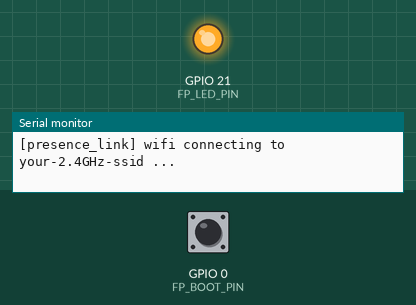
Recording of a sketch running on a simulated Seeed XIAO ESP32-S3. Shown: output pins drawn as LEDs (lit = HIGH), the last lines printed to the serial monitor. The inputs (shaded band) are chosen by the test bench; at power-on: GPIO 0 (FP_BOOT_PIN) HIGH. WiFi joins after 1.5 s; servers stay silent unless stated; no MQTT or app messages arrive unless stated.

Above: at 1.7 s.
1.8 s: GPIO 0 (FP_BOOT_PIN) pulled LOW for 0.15 s
At 2.7 s:
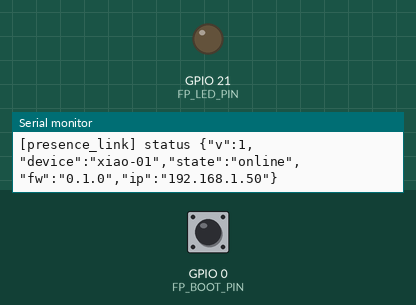
4.9 s: GPIO 0 (FP_BOOT_PIN) pulled LOW for 1 s
At 8.5 s:
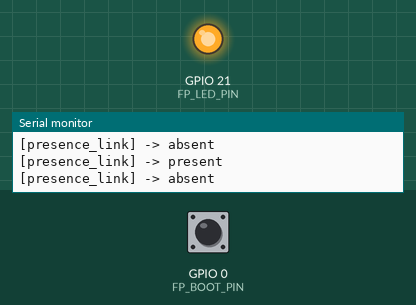
8.8 s: GPIO 0 (FP_BOOT_PIN) pulled LOW for 3.2 s
At 9.4 s:
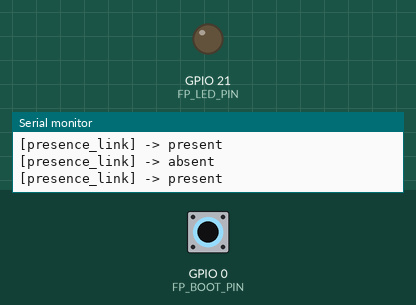
Timing chart, 0 to 15.0 s (numbered marks = the images above; inputs shaded):
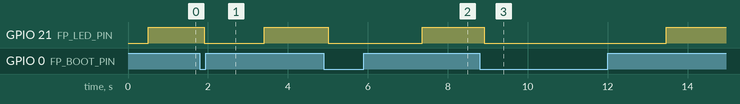

Measured:
- after the input at 1.8 s, GPIO 21 (FP_LED_PIN): HIGH → LOW after 0.11 s, → HIGH 1.5 s later
- after the input at 4.9 s, GPIO 21 (FP_LED_PIN): HIGH → LOW after 0.11 s, → HIGH 2.4 s later
- after the input at 8.8 s, GPIO 21 (FP_LED_PIN): HIGH → LOW after 0.11 s, → HIGH 4.6 s later

The sketch:

face_pause.ino
```cpp
// esp32-face-pause 펌웨어 진입점 (팀원 2)
// face_sensor(팀원 1) 와 presence_link(팀원 2) 를 큐 하나로 연결하는 유일한 지점.
// 실제 일은 두 FreeRTOS 태스크가 하고, loop() 는 비워 둔다.
//
// 처음이라면: config.example.h 를 config.h 로 복사해서 Wi-Fi·노트북 IP 를 채운 뒤 업로드.
#include "config.h"
#include "face_result.h"
#include "face_sensor.h"
#include "presence_link.h"

static QueueHandle_t g_face_queue;

void setup()
{
    Serial.begin(115200);
    delay(500);
    Serial.printf("\n[face_pause] fw %s, device %s, psram %s\n",
                  FP_FW_VERSION, FP_DEVICE_ID, psramFound() ? "OK" : "NOT FOUND (Tools > PSRAM > OPI PSRAM)");

    // 길이 1: 항상 최신 결과 하나만 (face_sensor 가 xQueueOverwrite 로 덮어씀)
    g_face_queue = xQueueCreate(1, sizeof(face_result_t));

    presence_link_start(g_face_queue);   // 먼저: Wi-Fi 접속 시작, LED

    FaceSensorStatus st = face_sensor_start(g_face_queue);
    if (st != FS_OK) {
        Serial.printf("[face_pause] face_sensor_start failed: %s\n", face_sensor_status_str(st));
        presence_link_report_sensor_error(face_sensor_status_str(st));
    }
}

void loop()
{
    vTaskDelay(pdMS_TO_TICKS(1000));
}
```

debounce.cpp
```cpp
// 팀원 2: 디바운스 상태 머신 구현
// 완료 기준: docker compose run --rm fw sh test.sh  → 전부 PASS
#include "debounce.h"

void debounce_init(Debouncer *d, DebounceConfig cfg)
{
    d->cfg = cfg;
    d->state = PRESENCE_ABSENT;
    d->hit_streak = 0;
    d->last_seen_ms = 0;
}

// PRESENT 이고 마지막 검출 후 absent_ms 가 지났으면 → ABSENT.
// millis() 는 약 49일마다 0으로 돌아가므로 시각끼리 대소 비교하지 않고 경과 시간(뺄셈)으로 비교한다.
static bool check_absent_timeout(Debouncer *d, uint32_t now_ms)
{
    if (d->state == PRESENCE_PRESENT && (uint32_t)(now_ms - d->last_seen_ms) >= d->cfg.absent_ms) {
        d->state = PRESENCE_ABSENT;
        return true;
    }
    return false;
}

bool debounce_update(Debouncer *d, bool detected, uint32_t now_ms)
{
    if (!detected) {
        d->hit_streak = 0;
        return check_absent_timeout(d, now_ms);
    }

    d->last_seen_ms = now_ms;
    if (d->hit_streak < UINT8_MAX) d->hit_streak++;   // 계속 보이면 255에서 멈춤 (0으로 돌아가지 않게)

    if (d->state == PRESENCE_ABSENT && d->hit_streak >= d->cfg.present_frames) {
        d->state = PRESENCE_PRESENT;
        return true;
    }
    return false;
}

bool debounce_tick(Debouncer *d, uint32_t now_ms)
{
    // 프레임 없이 시간만 흐른 경우 (센서가 멈췄거나 느릴 때)
    return check_absent_timeout(d, now_ms);
}
```

debounce.h
```cpp
// 팀원 2: 디바운스 상태 머신 (docs/01-architecture.md §4)
// Arduino에 의존하지 않는 순수 로직 → PC에서 단위 테스트 (firmware/test.sh)
#pragma once

#include <stdbool.h>
#include <stdint.h>

enum PresenceState {
    PRESENCE_ABSENT = 0,
    PRESENCE_PRESENT = 1,
};

struct DebounceConfig {
    uint8_t  present_frames;  // 연속 N프레임 검출 → PRESENT   (FP_PRESENT_FRAMES)
    uint32_t absent_ms;       // 마지막 검출 후 N ms 없음 → ABSENT (FP_ABSENT_MS)
};

struct Debouncer {
    DebounceConfig cfg;
    PresenceState  state;
    uint8_t        hit_streak;    // 연속 검출 프레임 수
    uint32_t       last_seen_ms;  // 마지막으로 얼굴이 검출된 시각
};

// 초기 상태는 ABSENT
void debounce_init(Debouncer *d, DebounceConfig cfg);

// 프레임 결과가 들어올 때마다 호출. 상태가 바뀌었으면 true.
bool debounce_update(Debouncer *d, bool detected, uint32_t now_ms);

// 프레임이 안 들어올 때도 주기적으로 호출 (ABSENT 타임아웃 확인). 상태가 바뀌었으면 true.
bool debounce_tick(Debouncer *d, uint32_t now_ms);

static inline const char *presence_state_str(PresenceState s)
{
    return s == PRESENCE_PRESENT ? "present" : "absent";
}
```

face_result.h
```cpp
// ★ 계약 (공동 소유): face_sensor(팀원 1) → presence_link(팀원 2) 로 넘기는 쪽지 양식
// 수정 시 [contract] 커밋 + 두 사람 모두 확인. 필드 추가만 허용, 이름 변경·삭제 금지. (docs/03-messages.md §5)
#pragma once

#include <stdbool.h>
#include <stdint.h>

typedef struct {
    bool     detected;     // score >= FP_SCORE_THRESHOLD 인 얼굴이 1개 이상
    uint8_t  count;        // 검출된 얼굴 수 (FOMO 중심점 개수)
    float    best_score;   // 가장 높은 점수 0~1 (없으면 0)
    uint16_t infer_ms;     // 이번 프레임 추론 시간
    uint32_t frame_id;     // 1씩 증가
    uint32_t ts_ms;        // millis()
} face_result_t;
```

face_sensor.cpp
```cpp
// 팀원 1: 카메라 + Edge Impulse FOMO 얼굴 검출
// config.h 에서 FP_SENSOR_STUB 0 일 때만 컴파일된다. (1이면 face_sensor_stub.cpp 가 대신 쓰임)
// 참고: docs/05-face-model.md, Edge Impulse 라이브러리의 examples/esp32/esp32_camera
#include "config.h"

#if !FP_SENSOR_STUB

// 내보낸 라이브러리의 헤더 이름과 같아야 한다:
//   firmware/libraries/<라이브러리 폴더>/src/*_inferencing.h
// 이름이 다르면 컴파일 에러 "No such file or directory" → 이 줄만 고친다.
#include <Face_detection_-_FOMO_inferencing.h>
#include "edge-impulse-sdk/dsp/image/image.hpp"

#include "face_sensor.h"
#include "camera_pins.h"
#include "esp_camera.h"
#include "img_converters.h"

#if !defined(EI_CLASSIFIER_SENSOR) || EI_CLASSIFIER_SENSOR != EI_CLASSIFIER_SENSOR_CAMERA
#error "카메라 모델 라이브러리가 아니다. Edge Impulse에서 Face detection - FOMO 프로젝트로 다시 내보낼 것"
#endif
#if !EI_CLASSIFIER_OBJECT_DETECTION
#error "물체 검출(FOMO) 모델이 아니다. bounding_boxes 를 쓸 수 없음"
#endif

// 카메라 원본 크기 (FRAMESIZE_QQVGA 와 같아야 함). 모델은 어차피 96x96 이라 QVGA(320x240) 대신 써서 JPEG 디코딩 시간을 줄인다
// JPEG → RGB888 변환을 이 크기 그대로 버퍼에 한 뒤, 같은 버퍼 안에서 96x96 으로 줄인다.
#define EI_CAMERA_RAW_FRAME_BUFFER_COLS  160
#define EI_CAMERA_RAW_FRAME_BUFFER_ROWS  120
#define EI_CAMERA_FRAME_BYTE_SIZE        3

static QueueHandle_t s_out_queue;
static uint8_t *s_snapshot_buf;   // 160x120x3 = 56KB, PSRAM. 카메라 이미지는 이 버퍼 밖으로 나가지 않는다 (N2)

static bool camera_init()
{
    camera_config_t config = {};
    config.pin_pwdn = PWDN_GPIO_NUM;
    config.pin_reset = RESET_GPIO_NUM;
    config.pin_xclk = XCLK_GPIO_NUM;
    config.pin_sccb_sda = SIOD_GPIO_NUM;
    config.pin_sccb_scl = SIOC_GPIO_NUM;
    config.pin_d7 = Y9_GPIO_NUM;
    config.pin_d6 = Y8_GPIO_NUM;
    config.pin_d5 = Y7_GPIO_NUM;
    config.pin_d4 = Y6_GPIO_NUM;
    config.pin_d3 = Y5_GPIO_NUM;
    config.pin_d2 = Y4_GPIO_NUM;
    config.pin_d1 = Y3_GPIO_NUM;
    config.pin_d0 = Y2_GPIO_NUM;
    config.pin_vsync = VSYNC_GPIO_NUM;
    config.pin_href = HREF_GPIO_NUM;
    config.pin_pclk = PCLK_GPIO_NUM;
    config.xclk_freq_hz = 20000000;
    config.ledc_timer = LEDC_TIMER_0;
    config.ledc_channel = LEDC_CHANNEL_0;
    config.pixel_format = PIXFORMAT_JPEG;       // Edge Impulse 예제 방식: JPEG → RGB888 변환 → 96x96 리사이즈
    config.frame_size = FRAMESIZE_QQVGA;        // 160x120 (QVGA 320x240 은 infer 약 238ms)
    config.jpeg_quality = 12;
    config.fb_count = 2;                        // 추론하는 동안 다음 프레임을 미리 찍어 둔다 (대기 시간 단축)
    config.fb_location = CAMERA_FB_IN_PSRAM;
    config.grab_mode = CAMERA_GRAB_LATEST;      // 추론이 늦어도 항상 최신 프레임

    esp_err_t err = esp_camera_init(&config);
    if (err != ESP_OK) {
        Serial.printf("[face_sensor] camera init failed: 0x%x\n", err);
        return false;
    }
    sensor_t *s = esp_camera_sensor_get();
    Serial.printf("[face_sensor] camera PID 0x%x\n", s ? s->id.PID : 0);
    // OV3660 은 위아래가 뒤집혀 나온다 → 거꾸로 된 얼굴은 검출 안 됨 (Edge Impulse 예제·CameraWebServer 와 같은 보정)
    if (s && s->id.PID == OV3660_PID) {
        s->set_vflip(s, 1);
        s->set_brightness(s, 1);
        s->set_saturation(s, 0);
    }
    return true;
}

// 예제의 ei_camera_capture() 와 같다. 한 프레임 → s_snapshot_buf 앞부분에 96x96 RGB888
static bool camera_capture(uint32_t img_width, uint32_t img_height)
{
    camera_fb_t *fb = esp_camera_fb_get();
    if (!fb) {
        Serial.println("[face_sensor] capture failed");
        return false;
    }
    bool converted = fmt2rgb888(fb->buf, fb->len, PIXFORMAT_JPEG, s_snapshot_buf);
    esp_camera_fb_return(fb);
    if (!converted) {
        Serial.println("[face_sensor] jpeg->rgb888 failed");
        return false;
    }

    if (img_width != EI_CAMERA_RAW_FRAME_BUFFER_COLS || img_height != EI_CAMERA_RAW_FRAME_BUFFER_ROWS) {
        ei::image::processing::crop_and_interpolate_rgb888(
            s_snapshot_buf, EI_CAMERA_RAW_FRAME_BUFFER_COLS, EI_CAMERA_RAW_FRAME_BUFFER_ROWS,
            s_snapshot_buf, img_width, img_height);
    }
    return true;
}

// run_classifier 가 픽셀을 꺼내 갈 때 부르는 함수 (예제의 ei_camera_get_data 와 같다)
static int camera_get_data(size_t offset, size_t length, float *out_ptr)
{
    size_t pixel_ix = offset * 3;
    for (size_t i = 0; i < length; i++) {
        // fmt2rgb888 은 실제로 BGR 순서로 쓴다 → RGB 로 뒤집어 0xRRGGBB 로 묶는다
        // https://github.com/espressif/esp32-camera/issues/379
        out_ptr[i] = (s_snapshot_buf[pixel_ix + 2] << 16) + (s_snapshot_buf[pixel_ix + 1] << 8) + s_snapshot_buf[pixel_ix];
        pixel_ix += 3;
    }
    return 0;
}

static void face_task(void *arg)
{
    (void)arg;
    uint32_t frame_id = 0;
    for (;;) {
        uint32_t t0 = millis();

        // 실패하면 결과를 보내지 않는다. 계속 실패하면 presence_link 가 FP_SENSOR_TIMEOUT_MS 로 알아챈다.
        if (!camera_capture(EI_CLASSIFIER_INPUT_WIDTH, EI_CLASSIFIER_INPUT_HEIGHT)) {
            vTaskDelay(pdMS_TO_TICKS(100));
            continue;
        }

        ei::signal_t signal;
        signal.total_length = EI_CLASSIFIER_INPUT_WIDTH * EI_CLASSIFIER_INPUT_HEIGHT;
        signal.get_data = &camera_get_data;

        ei_impulse_result_t result = {};
        EI_IMPULSE_ERROR err = run_classifier(&signal, &result, false);
        if (err != EI_IMPULSE_OK) {
            Serial.printf("[face_sensor] run_classifier failed: %d\n", err);
            vTaskDelay(pdMS_TO_TICKS(100));
            continue;
        }

        // FOMO: bounding_boxes = 얼굴 중심점 목록. 점수가 임계값 이상인 것만 얼굴로 센다.
        face_result_t r = {};
        for (size_t i = 0; i < result.bounding_boxes_count; i++) {
            const ei_impulse_result_bounding_box_t &bb = result.bounding_boxes[i];
            if (bb.value < FP_SCORE_THRESHOLD) {
                continue;
            }
            if (r.count < UINT8_MAX) {
                r.count++;
            }
            if (bb.value > r.best_score) {
                r.best_score = bb.value;
            }
        }

        r.detected = r.count > 0;
        r.infer_ms = (uint16_t)(millis() - t0);   // 캡처 + 변환 + 추론 전체
        r.frame_id = ++frame_id;
        r.ts_ms = millis();
        xQueueOverwrite(s_out_queue, &r);

        // presence_link 는 첫 결과가 FP_SENSOR_TIMEOUT_MS 안에 와야 sensor_timeout 을 띄우지 않는다
        if (r.frame_id == 1) {
            Serial.printf("[face_sensor] first result at %lums after boot\n", (unsigned long)r.ts_ms);
        }

#if FP_SENSOR_LOG
        Serial.printf("[face_sensor] #%lu faces=%u score=%.2f infer=%ums (dsp %dms, nn %dms)\n",
                      (unsigned long)r.frame_id, r.count, r.best_score, r.infer_ms,
                      result.timing.dsp, result.timing.classification);
#endif
        vTaskDelay(1);   // 다른 태스크(와치독)에 양보
    }
}

FaceSensorStatus face_sensor_start(QueueHandle_t out_queue)
{
    s_out_queue = out_queue;
    if (!camera_init()) {
        return FS_CAMERA_INIT;
    }

    // fmt2rgb888 이 원본 크기(160x120)로 쓰기 때문에 96x96 이 아니라 원본 크기만큼 필요하다.
    s_snapshot_buf = (uint8_t *)ps_malloc(EI_CAMERA_RAW_FRAME_BUFFER_COLS * EI_CAMERA_RAW_FRAME_BUFFER_ROWS * EI_CAMERA_FRAME_BYTE_SIZE);
    if (!s_snapshot_buf) {
        Serial.println("[face_sensor] snapshot buffer alloc failed (PSRAM: OPI PSRAM 켜져 있나?)");
        return FS_MODEL_INIT;
    }
    Serial.printf("[face_sensor] model %dx%d, threshold %.2f\n",
                  EI_CLASSIFIER_INPUT_WIDTH, EI_CLASSIFIER_INPUT_HEIGHT, FP_SCORE_THRESHOLD);

    // 추론은 스택을 많이 쓴다. 와치독/스택 오버플로가 나면 크기를 늘린다.
    xTaskCreatePinnedToCore(face_task, "face_sensor", 16384, NULL, 5, NULL, 1);
    return FS_OK;
}

#endif  // !FP_SENSOR_STUB
```

face_sensor.h
```cpp
// 팀원 1 제공: 카메라 + 얼굴 검출 (docs/03-messages.md §5)
// Wi-Fi·MQTT는 전혀 모른다. 프레임마다 face_result_t 를 큐에 넣기만 한다.
#pragma once

#include <Arduino.h>
#include "face_result.h"

enum FaceSensorStatus {
    FS_OK = 0,
    FS_CAMERA_INIT,   // 카메라 초기화 실패
    FS_MODEL_INIT,    // 모델/버퍼 준비 실패
};

// 카메라·모델을 초기화하고 검출 태스크를 시작한다.
// out_queue: 길이 1, 항목 크기 sizeof(face_result_t).
//            태스크는 xQueueOverwrite() 로 항상 최신 결과만 남긴다.
// config.h 의 FP_SENSOR_STUB 이 1이면 face_sensor_stub.cpp 의 구현이 대신 쓰인다.
FaceSensorStatus face_sensor_start(QueueHandle_t out_queue);

// status 토픽의 reason 값과 같은 문자열 (shared/schema/status.schema.json)
static inline const char *face_sensor_status_str(FaceSensorStatus s)
{
    switch (s) {
        case FS_OK:          return "ok";
        case FS_CAMERA_INIT: return "camera_init";
        case FS_MODEL_INIT:  return "model_init";
    }
    return "unknown";
}
```

face_sensor_stub.cpp
```cpp
// 팀원 2: 가짜 face_sensor — config.h 에서 FP_SENSOR_STUB 1 일 때만 컴파일된다.
// BOOT 버튼을 누르고 있는 동안 "얼굴 있음". 카메라·모델 없이 presence_link 를 개발/테스트할 수 있다.
#include "config.h"

#if FP_SENSOR_STUB

#include "face_sensor.h"

static QueueHandle_t s_out_queue;

static void stub_task(void *arg)
{
    (void)arg;
    uint32_t frame_id = 0;
    for (;;) {
        bool pressed = digitalRead(FP_BOOT_PIN) == LOW;

        face_result_t r = {};
        r.detected = pressed;
        r.count = pressed ? 1 : 0;
        r.best_score = pressed ? 0.9f : 0.0f;
        r.infer_ms = 100;
        r.frame_id = ++frame_id;
        r.ts_ms = millis();
        xQueueOverwrite(s_out_queue, &r);

        vTaskDelay(pdMS_TO_TICKS(100));   // 실제 모델과 비슷하게 약 10 FPS
    }
}

FaceSensorStatus face_sensor_start(QueueHandle_t out_queue)
{
    s_out_queue = out_queue;
    pinMode(FP_BOOT_PIN, INPUT_PULLUP);
    xTaskCreatePinnedToCore(stub_task, "face_stub", 4096, NULL, 5, NULL, 1);
    Serial.println("[face_sensor] STUB mode: hold BOOT button = face");
    return FS_OK;
}

#endif  // FP_SENSOR_STUB
```

presence_link.h
```cpp
// 팀원 2 제공: Wi-Fi + MQTT + 디바운스 (docs/03-messages.md §2~5)
// 카메라·모델은 전혀 모른다. 큐에서 face_result_t 를 읽기만 한다.
#pragma once

#include <Arduino.h>
#include "face_result.h"

// Wi-Fi·MQTT 접속, 디바운스, 발행을 담당하는 태스크를 시작한다.
// in_queue 에서 face_result_t 를 xQueueReceive() 로 읽는다.
bool presence_link_start(QueueHandle_t in_queue);

// face_sensor_start() 가 실패했을 때 setup() 이 호출한다.
// MQTT 접속 후 status: {"state":"error","reason":<reason>} 를 발행한다.
void presence_link_report_sensor_error(const char *reason);
```

config.example.h
```cpp
// 이 파일을 같은 폴더에 config.h 로 복사해서 값을 채운다. (config.h 는 git에 올라가지 않음)
// 새 설정 항목을 추가할 때는 이 example 파일에도 추가해서 커밋한다.
#pragma once

// ── 네트워크 (팀원 2) ─────────────────────────────────────
#define FP_WIFI_SSID         "your-2.4GHz-ssid"   // _5G 가 붙은 이름 X
#define FP_WIFI_PASS         "your-password"
#define FP_MQTT_HOST         "192.168.0.10"       // 노트북 IP (ipconfig 의 IPv4). localhost X
#define FP_MQTT_PORT         1883
#define FP_MQTT_KEEPALIVE_S  15                   // 끊긴 뒤 약 1.5배 후 브로커가 offline(LWT) 발행
#define FP_DEVICE_ID         "xiao-01"            // 토픽 facepause/<id>/...  소문자·숫자·하이픈
#define FP_FW_VERSION        "0.1.0"

// ── 얼굴 센서 (팀원 1) ────────────────────────────────────
// 1: face_sensor_stub.cpp 사용 (BOOT 버튼을 누르고 있으면 얼굴 있음, 모델/카메라 불필요)
// 0: face_sensor.cpp 사용 (Edge Impulse 라이브러리가 firmware/libraries/ 에 있어야 함)
#define FP_SENSOR_STUB       1
#define FP_SCORE_THRESHOLD   0.5f                 // 이 점수 미만은 얼굴로 치지 않음
#define FP_SENSOR_LOG        1                    // 1: 프레임마다 시리얼에 결과 출력

// ── 디바운스 / 발행 (팀원 2) ──────────────────────────────
#define FP_PRESENT_FRAMES    2                    // 연속 N프레임 검출 → present
#define FP_ABSENT_MS         1500                 // 마지막 검출 후 N ms → absent
#define FP_SENSOR_TIMEOUT_MS 3000                 // 센서 결과가 N ms 안 오면 absent + status error
#define FP_TELEMETRY_MS      1000                 // 텔레메트리 주기

// ── 보드 핀 (XIAO ESP32S3 Sense) ─────────────────────────
#define FP_LED_PIN           21                   // 사용자 LED, active-low (LOW = 켜짐)
#define FP_BOOT_PIN          0                    // BOOT 버튼 (누르면 LOW)
```

Source omitted: presence_link.cpp (8413 bytes)
